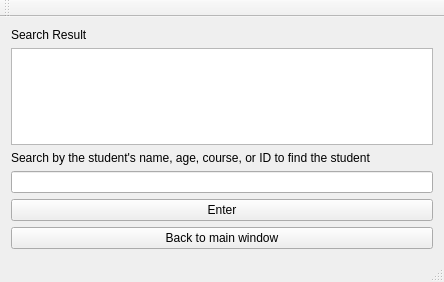
<?xml version="1.0" encoding="UTF-8"?>
<ui version="4.0">
 <class>searchStudentWindowClass</class>
 <widget class="QMainWindow" name="searchStudentWindowClass">
  <property name="geometry">
   <rect>
    <x>0</x>
    <y>0</y>
    <width>444</width>
    <height>282</height>
   </rect>
  </property>
  <property name="windowTitle">
   <string>Search Student Window</string>
  </property>
  <widget class="QWidget" name="centralWidget">
   <layout class="QGridLayout" name="gridLayout">
    <item row="0" column="0">
     <widget class="QLabel" name="label">
      <property name="text">
       <string>Search Result</string>
      </property>
     </widget>
    </item>
    <item row="1" column="0">
     <widget class="QTableView" name="studentTableView"/>
    </item>
    <item row="2" column="0">
     <widget class="QLabel" name="info">
      <property name="text">
       <string>Search by the student's name, age, course, or ID to find the student</string>
      </property>
     </widget>
    </item>
    <item row="3" column="0">
     <widget class="QLineEdit" name="searchStudentInput">
      <property name="text">
       <string/>
      </property>
     </widget>
    </item>
    <item row="4" column="0">
     <widget class="QPushButton" name="enterSearchStudent">
      <property name="text">
       <string>Enter</string>
      </property>
     </widget>
    </item>
    <item row="5" column="0">
     <widget class="QPushButton" name="mainWindow">
      <property name="text">
       <string>Back to main window</string>
      </property>
     </widget>
    </item>
   </layout>
  </widget>
  <widget class="QMenuBar" name="menuBar">
   <property name="geometry">
    <rect>
     <x>0</x>
     <y>0</y>
     <width>444</width>
     <height>21</height>
    </rect>
   </property>
  </widget>
  <widget class="QToolBar" name="mainToolBar">
   <attribute name="toolBarArea">
    <enum>TopToolBarArea</enum>
   </attribute>
   <attribute name="toolBarBreak">
    <bool>false</bool>
   </attribute>
  </widget>
  <widget class="QStatusBar" name="statusBar"/>
 </widget>
 <layoutdefault spacing="6" margin="11"/>
 <resources/>
 <connections/>
</ui>
